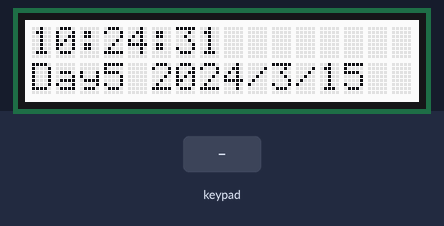
Recording of a sketch running on a simulated Arduino Uno, built with avr-gcc and run on an emulated ATmega328P. Shown: 16×2 character LCD. The inputs (shaded band) are chosen by the test bench. The local clock reads 2024-03-15 10:24:30 at power-on unless the sketch sets it; what the sketch prints to the serial monitor is not drawn.

Above: at 1.7 s.
1.8 s: key 'U' pressed
At 3.0 s:
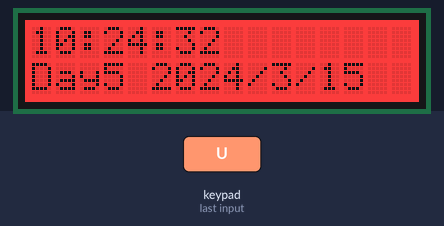
5.9 s: key 'D' pressed
At 7.2 s:
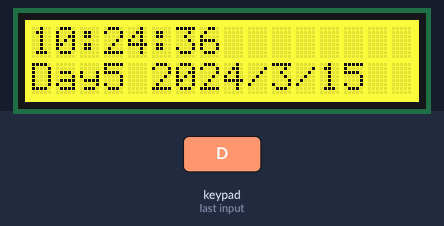
10.0 s: key 'L' pressed
At 11.3 s:
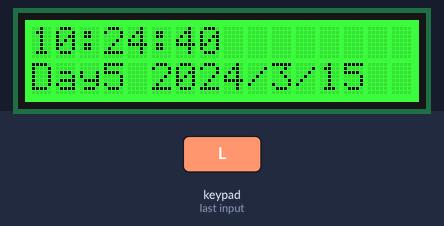
14.1 s: key 'R' pressed
At 15.6 s:
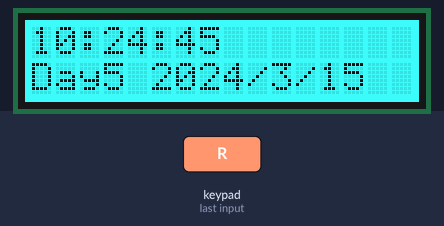
18.2 s: key 'S' pressed
At 19.9 s:
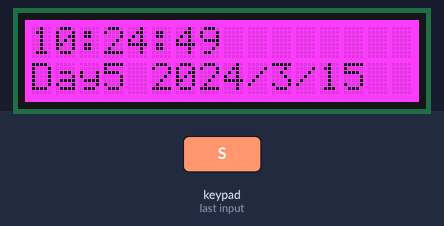
22.3 s: key 'U' pressed
At 24.1 s:
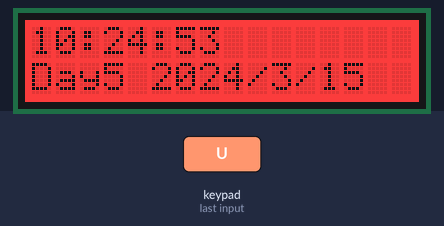
Timing chart, 0 to 25.6 s (numbered marks = the images above; inputs shaded):
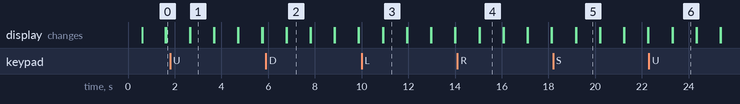

The sketch:

LCDclock-i2c-rgb.ino
```cpp
/*********************

  Example code for the Adafruit RGB Character LCD Shield and Library

  This code displays text on the shield, and also reads the buttons on the keypad.
  When a button is pressed, the backlight changes color.

**********************/

// include the library code:
#include <Wire.h>
#include <Adafruit_RGBLCDShield.h>
#include <utility/Adafruit_MCP23017.h>
#include <RTClib.h> // RTC module commands

// The shield uses the I2C SCL and SDA pins. On classic Arduinos
// this is Analog 4 and 5 so you can't use those for analogRead() anymore
// However, you can connect other I2C sensors to the I2C bus and share
// the I2C bus.
Adafruit_RGBLCDShield lcd = Adafruit_RGBLCDShield();

// These #defines make it easy to set the backlight color
#define RED 0x1
#define YELLOW 0x3
#define GREEN 0x2
#define TEAL 0x6
#define BLUE 0x4
#define VIOLET 0x5
#define WHITE 0x7

RTC_DS3231 rtc;

void setup() {
  // Debugging output
  Serial.begin(9600);
  // set up the LCD's number of columns and rows:
  lcd.begin(16, 2);
  delay(500); // wait for console opening
  if (! rtc.begin()) {
    Serial.println("Couldn't find RTC");
  }

  if (rtc.lostPower()) {
    Serial.println("RTC lost power, lets set the time!");
    // following line sets the RTC to the date & time this sketch was compiled
    rtc.adjust(DateTime(F(__DATE__), F(__TIME__)));
  }
  // Print a message to the LCD. We track how long it takes since
  // this library has been optimized a bit and we're proud of it :)
  int time = millis();
  lcd.print("Hello, world!");
  time = millis() - time;
  Serial.print("Took "); Serial.print(time); Serial.println(" ms");
  lcd.setBacklight(WHITE);

  /*the following is used to calabrate the clock
    remeber* final compile and upload of correct time will be needed to fix the time when testing is done.
    or it will keep restting the to its last saved time.
    to make sure the time is recieved only from the RTC, comment out the adjusting code, and reupload,
    once the clock is set, and a battery is installed, you should not need to do this again.
    you will even have the ability to adjust the code once the RTC is set*/

  // This line sets the RTC with an explicit date & time, for example to set
  // Feb 21, 2018 at 21:07:00 you would call: " rtc.adjust(DateTime(2018, 02, 21, 21, 07, 00)); "
  // rtc.adjust(DateTime(2018, 02, 22, 00, 9, 45));  // rtc.adjust(DateTime(YYYY, M, D, HH, M, S));"
}


uint8_t i = 0;
void loop() {
  DateTime now = rtc.now();
  lcd.clear();
  lcd.setCursor(0, 0);
  lcd.print(now.hour());
  lcd.print(':');
  lcd.print(now.minute(), DEC);
  lcd.print(':');
  lcd.print(now.second());
  //  lcd.print();
  lcd.setCursor(0, 1);
  lcd.print("Day");
  lcd.print(now.dayOfTheWeek());
  lcd.print(' ');
  lcd.print(now.year(), DEC);
  lcd.print('/');
  lcd.print(now.month(), DEC);
  lcd.print('/');
  lcd.print(now.day(), DEC);

  delay(1000);


  // set the cursor to column 0, line 1
  // (note: line 1 is the second row, since counting begins with 0):
  lcd.setCursor(0, 1);
  // print the number of seconds since reset:
  lcd.print(millis() / 1000);

  uint8_t buttons = lcd.readButtons();

  if (buttons) {
    lcd.clear();
    lcd.setCursor(0, 0);
    if (buttons & BUTTON_UP) {
      lcd.print("UP ");
      lcd.setBacklight(RED);
    }
    if (buttons & BUTTON_DOWN) {
      lcd.print("DOWN ");
      lcd.setBacklight(YELLOW);
    }
    if (buttons & BUTTON_LEFT) {
      lcd.print("LEFT ");
      lcd.setBacklight(GREEN);
    }
    if (buttons & BUTTON_RIGHT) {
      lcd.print("RIGHT ");
      lcd.setBacklight(TEAL);
    }
    if (buttons & BUTTON_SELECT) {
      lcd.print("SELECT ");
      lcd.setBacklight(VIOLET);
    }
  }
}
```

Measured:
- after the input at 1.8 s, the display: first changes after 0.84 s (image 1 shows a later state)
- after the input at 5.9 s, the display: first changes after 0.87 s (image 2 shows a later state)
- after the input at 10.0 s, the display: first changes after 0.90 s (image 3 shows a later state)
- after the input at 14.1 s, the display: first changes after 0.93 s (image 4 shows a later state)
- after the input at 18.2 s, the display: first changes after 0.96 s (image 5 shows a later state)
- after the input at 22.3 s, the display: first changes after 0.99 s (image 6 shows a later state)
- what the display in image 1 shows lasts 1.0 s, from 2.7 s to 3.7 s
